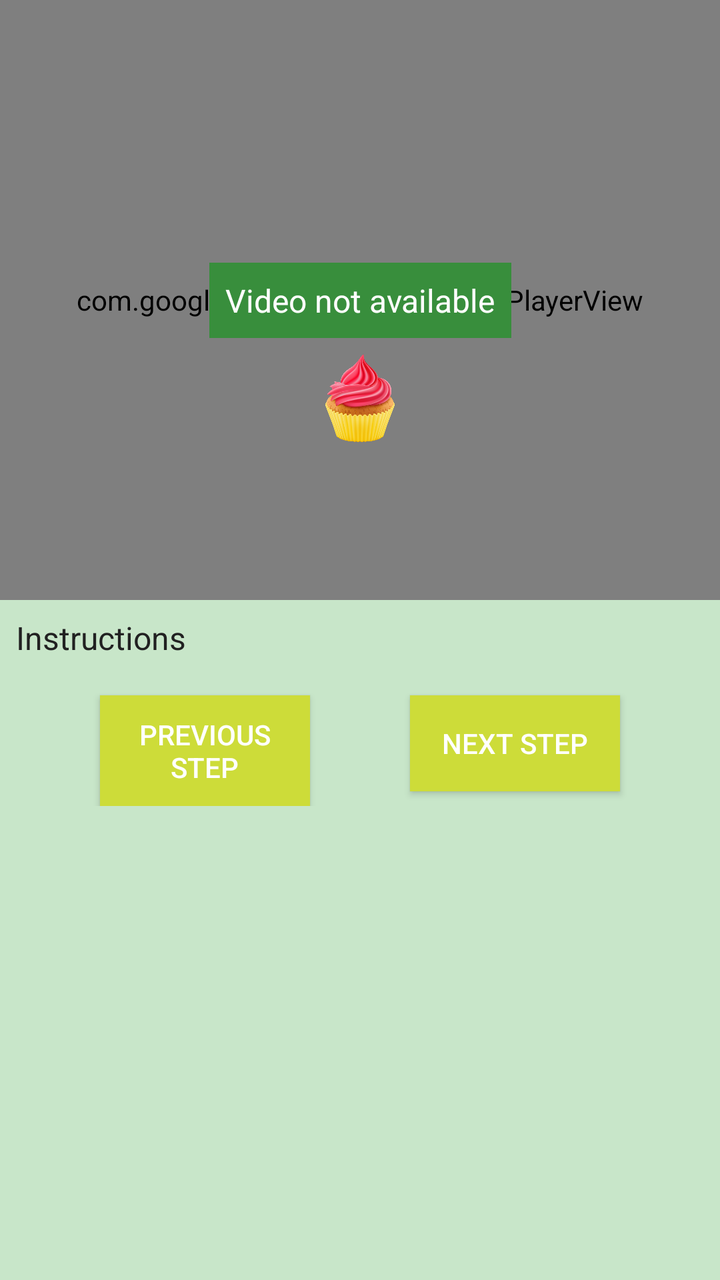
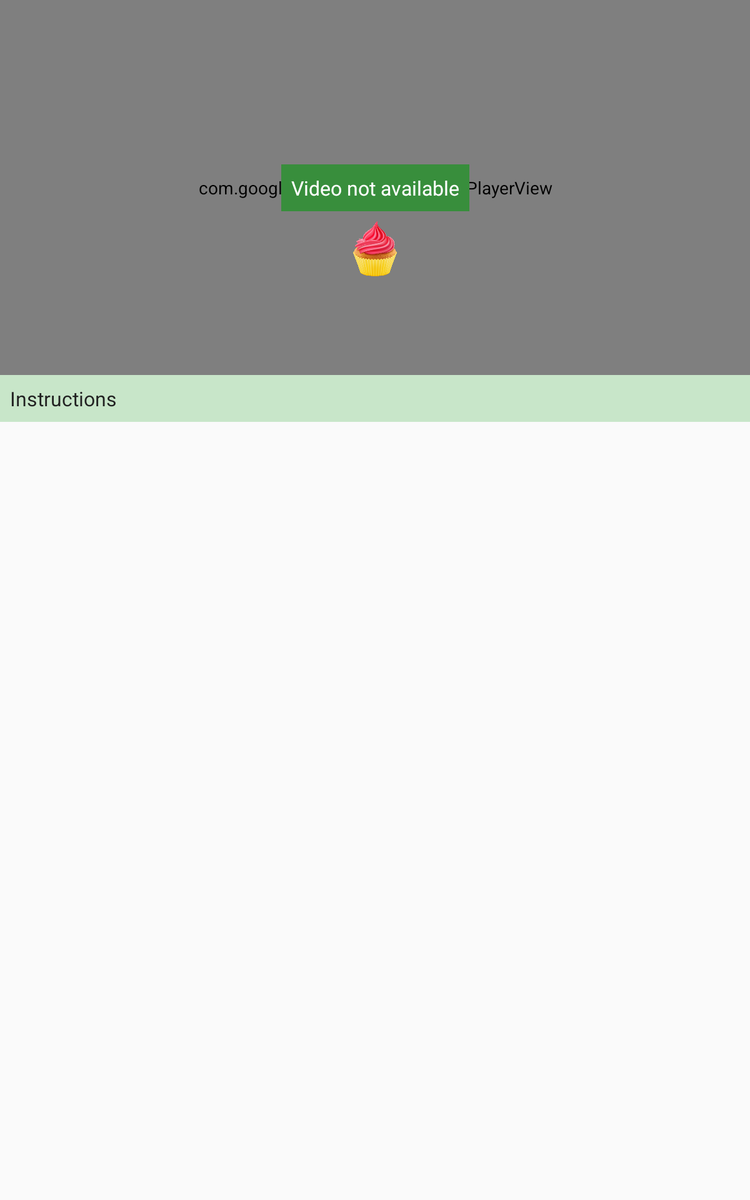

One screen, two layout resources from the same app: the default and the repository's alternative for another configuration. Each is rendered where Android would select it; the XML of both is given below.
<!-- AndroidManifest.xml: application theme AppTheme -->
<!-- res/layout/fragment_recipe_detail_step.xml -->
<?xml version="1.0" encoding="utf-8"?>
<ScrollView xmlns:android="http://schemas.android.com/apk/res/android"
    xmlns:app="http://schemas.android.com/apk/res-auto"
    xmlns:tools="http://schemas.android.com/tools"
    android:layout_width="match_parent"
    android:layout_height="match_parent"
    android:background="@color/colorPrimaryLight"
    tools:ignore="Overdraw">

    <androidx.constraintlayout.widget.ConstraintLayout
        android:layout_width="match_parent"
        android:layout_height="wrap_content"
        android:background="@color/colorPrimaryLight">

        <FrameLayout
            android:id="@+id/player_view_frame"
            android:layout_width="match_parent"
            android:layout_height="@dimen/exo_player_height"
            app:layout_constraintTop_toTopOf="parent">

            <com.google.android.exoplayer2.ui.PlayerView
                android:id="@+id/player_view"
                android:layout_width="match_parent"
                android:layout_height="match_parent"
                android:layout_marginLeft="0dp"
                android:layout_marginTop="0dp"
                android:layout_marginRight="0dp"
                app:layout_constraintTop_toTopOf="parent" />
        </FrameLayout>

        <ImageView
            android:id="@+id/thumbnail_image_view"
            style="@style/RecipeImageViewStyle"
            android:contentDescription="@string/thumbnail_content_description"
            app:layout_constraintLeft_toLeftOf="@id/player_view_frame"
            app:layout_constraintRight_toRightOf="@id/player_view_frame"
            app:layout_constraintTop_toBottomOf="@id/empty_exo_player_view"
            tools:src="@mipmap/ic_launcher" />

        <TextView
            android:id="@+id/empty_exo_player_view"
            style="@style/TextViewStyle"
            android:background="@color/colorPrimaryDark"
            android:text="@string/video_not_available"
            android:textAlignment="center"
            android:textColor="@color/colorTextIcons"
            app:layout_constraintBottom_toBottomOf="@id/player_view_frame"
            app:layout_constraintLeft_toLeftOf="@id/player_view_frame"
            app:layout_constraintRight_toRightOf="@id/player_view_frame"
            app:layout_constraintTop_toTopOf="@id/player_view_frame" />

        <TextView
            android:id="@+id/recipe_step_instructions"
            style="@style/TextViewStyle"
            app:layout_constraintStart_toStartOf="parent"
            app:layout_constraintTop_toBottomOf="@id/player_view_frame"
            tools:text="Instructions" />

        <Button
            android:id="@+id/previous_step_button"
            style="@style/ButtonStyle"
            android:layout_width="0dp"
            android:layout_marginLeft="@dimen/button_margin"
            android:text="@string/previous_step"
            app:layout_constraintEnd_toStartOf="@id/next_step_button"
            app:layout_constraintStart_toStartOf="parent"
            app:layout_constraintTop_toBottomOf="@id/recipe_step_instructions"
            tools:ignore="InconsistentLayout,RtlHardcoded" />

        <Button
            android:id="@+id/next_step_button"
            style="@style/ButtonStyle"
            android:layout_width="0dp"
            android:text="@string/next_step"
            app:layout_constraintEnd_toEndOf="parent"
            app:layout_constraintStart_toEndOf="@id/previous_step_button"
            app:layout_constraintTop_toBottomOf="@id/recipe_step_instructions"
            tools:ignore="InconsistentLayout" />
    </androidx.constraintlayout.widget.ConstraintLayout>
</ScrollView>
<!-- resources referenced by this layout -->
<resources>
  <color name="colorPrimaryDark">#388E3C</color>
  <color name="colorPrimaryLight">#C8E6C9</color>
  <color name="colorTextIcons">#FFFFFF</color>
  <dimen name="button_margin">50dp</dimen>
  <dimen name="exo_player_height">300dp</dimen>
  <!-- mipmap ic_launcher: png bitmap (mipmap-mdpi, 361451 bytes) -->
  <string name="next_step">Next step</string>
  <string name="previous_step">Previous step</string>
  <string name="thumbnail_content_description">Thumbnail of the video</string>
  <string name="video_not_available">Video not available</string>
  <style name="ButtonStyle">
          <item name="android:layout_height">wrap_content</item>
          <item name="android:layout_width">wrap_content</item>
          <item name="android:background">@color/colorAccent</item>
          <item name="android:textColor">@color/colorTextIcons</item>
          <item name="android:padding">@dimen/button_padding</item>
          <item name="android:layout_marginTop">@dimen/button_padding</item>
          <item name="android:layout_marginRight">@dimen/button_margin</item>
          <item name="android:layout_marginBottom">@dimen/button_margin</item>
      </style>
  <style name="RecipeImageViewStyle">
          <item name="android:layout_height">@dimen/image_dimensions</item>
          <item name="android:layout_width">@dimen/image_dimensions</item>
          <item name="android:padding">@dimen/image_padding</item>
      </style>
  <style name="TextViewStyle">
          <item name="android:layout_width">wrap_content</item>
          <item name="android:layout_height">wrap_content</item>
          <item name="android:textColor">@color/colorTextPrimary</item>
          <item name="android:textAppearance">?android:textAppearanceListItem</item>
          <item name="android:padding">8dp</item>
      </style>
  <style name="AppTheme" parent="Theme.AppCompat.Light.DarkActionBar">
          
          <item name="colorPrimary">@color/colorPrimary</item>
          <item name="colorPrimaryDark">@color/colorPrimaryDark</item>
          <item name="colorAccent">@color/colorAccent</item>
      </style>
  <color name="colorAccent">#CDDC39</color>
  <dimen name="button_padding">10dp</dimen>
  <dimen name="image_dimensions">60dp</dimen>
  <dimen name="image_padding">8dp</dimen>
  <color name="colorTextPrimary">#212121</color>
  <color name="colorPrimary">#4CAF50</color>
</resources>
<!-- res/layout-sw600dp/fragment_recipe_detail_step.xml (the repository's variant of the layout above) -->
<!-- drawn on a 7-inch tablet held upright -->
<?xml version="1.0" encoding="utf-8"?>
<ScrollView xmlns:android="http://schemas.android.com/apk/res/android"
    xmlns:app="http://schemas.android.com/apk/res-auto"
    xmlns:tools="http://schemas.android.com/tools"
    android:layout_width="match_parent"
    android:layout_height="match_parent">

    <androidx.constraintlayout.widget.ConstraintLayout
        android:id="@+id/constraint_layout_step_tablet_mode"
        android:layout_width="match_parent"
        android:layout_height="wrap_content"
        android:background="@color/colorPrimaryLight">

        <FrameLayout
            android:id="@+id/player_view_frame"
            android:layout_width="match_parent"
            android:layout_height="@dimen/exo_player_height"
            app:layout_constraintTop_toTopOf="parent">

            <com.google.android.exoplayer2.ui.PlayerView
                android:id="@+id/player_view"
                android:layout_width="match_parent"
                android:layout_height="@dimen/exo_player_height"
                android:layout_marginLeft="0dp"
                android:layout_marginTop="0dp"
                android:layout_marginRight="0dp"
                app:layout_constraintTop_toTopOf="parent" />
        </FrameLayout>

        <ImageView
            android:id="@+id/thumbnail_image_view"
            style="@style/RecipeImageViewStyle"
            android:contentDescription="@string/thumbnail_content_description"
            app:layout_constraintLeft_toLeftOf="@id/player_view_frame"
            app:layout_constraintRight_toRightOf="@id/player_view_frame"
            app:layout_constraintTop_toBottomOf="@id/empty_exo_player_view"
            tools:src="@mipmap/ic_launcher" />

        <TextView
            android:id="@+id/empty_exo_player_view"
            style="@style/TextViewStyle"
            android:background="@color/colorPrimaryDark"
            android:text="@string/video_not_available"
            android:textAlignment="center"
            android:textColor="@color/colorTextIcons"
            app:layout_constraintBottom_toBottomOf="@id/player_view_frame"
            app:layout_constraintLeft_toLeftOf="@id/player_view_frame"
            app:layout_constraintRight_toRightOf="@id/player_view_frame"
            app:layout_constraintTop_toTopOf="@id/player_view_frame" />

        <TextView
            android:id="@+id/recipe_step_instructions"
            style="@style/TextViewStyle"
            android:layout_width="wrap_content"
            android:layout_height="wrap_content"
            app:layout_constraintStart_toStartOf="parent"
            app:layout_constraintTop_toBottomOf="@id/player_view_frame"
            tools:text="Instructions" />
    </androidx.constraintlayout.widget.ConstraintLayout>
</ScrollView>
<!-- resources referenced by the variant -->
<!-- as a 7-inch tablet held upright resolves them -->
<resources>
  <color name="colorPrimaryDark">#388E3C</color>
  <color name="colorPrimaryLight">#C8E6C9</color>
  <color name="colorTextIcons">#FFFFFF</color>
  <dimen name="exo_player_height">300dp</dimen>
  <!-- mipmap ic_launcher: png bitmap (mipmap-mdpi, 361451 bytes) -->
  <string name="thumbnail_content_description">Thumbnail of the video</string>
  <string name="video_not_available">Video not available</string>
  <style name="RecipeImageViewStyle">
          <item name="android:layout_height">@dimen/image_dimensions</item>
          <item name="android:layout_width">@dimen/image_dimensions</item>
          <item name="android:padding">@dimen/image_padding</item>
      </style>
  <style name="TextViewStyle">
          <item name="android:layout_width">wrap_content</item>
          <item name="android:layout_height">wrap_content</item>
          <item name="android:textColor">@color/colorTextPrimary</item>
          <item name="android:textAppearance">?android:textAppearanceListItem</item>
          <item name="android:padding">8dp</item>
      </style>
  <style name="AppTheme" parent="Theme.AppCompat.Light.DarkActionBar">
          
          <item name="colorPrimary">@color/colorPrimary</item>
          <item name="colorPrimaryDark">@color/colorPrimaryDark</item>
          <item name="colorAccent">@color/colorAccent</item>
      </style>
  <dimen name="image_dimensions">60dp</dimen>
  <dimen name="image_padding">8dp</dimen>
  <color name="colorTextPrimary">#212121</color>
  <color name="colorPrimary">#4CAF50</color>
  <color name="colorAccent">#CDDC39</color>
</resources>
